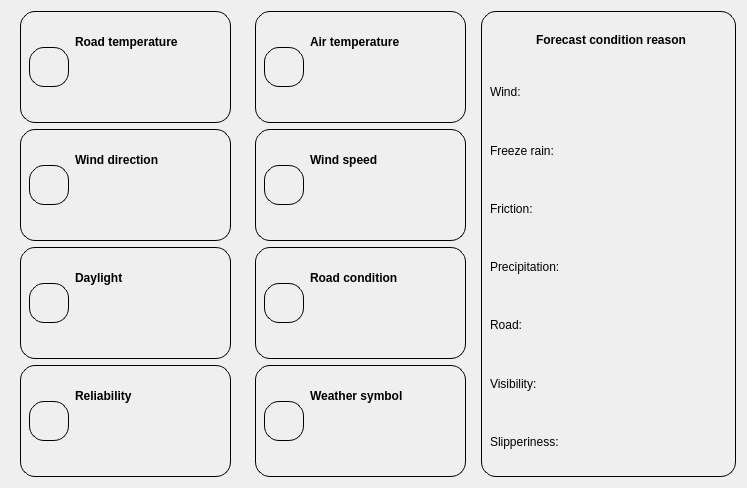
<?xml version="1.0" encoding="UTF-8"?>
<ui version="4.0">
 <class>ForecastCardWidget</class>
 <widget class="QWidget" name="ForecastCardWidget">
  <property name="geometry">
   <rect>
    <x>0</x>
    <y>0</y>
    <width>747</width>
    <height>488</height>
   </rect>
  </property>
  <property name="windowTitle">
   <string>Form</string>
  </property>
  <property name="styleSheet">
   <string notr="true"/>
  </property>
  <layout class="QVBoxLayout" name="verticalLayout_3" stretch="4">
   <item>
    <layout class="QHBoxLayout" name="forecastCardLayout" stretch="9,9,10">
     <item>
      <widget class="QFrame" name="leftColFrame">
       <layout class="QVBoxLayout" name="leftColLayout" stretch="0,0,0,0">
        <property name="topMargin">
         <number>0</number>
        </property>
        <property name="bottomMargin">
         <number>0</number>
        </property>
        <item>
         <widget class="QWidget" name="roadTempCard" native="true">
          <property name="styleSheet">
           <string notr="true">.QWidget {border: 1px solid black; border-radius: 15px} .QLabel {color: black;} .QFrame {border: none}</string>
          </property>
          <layout class="QGridLayout" name="roadTempGrid" columnstretch="1,5">
           <item row="0" column="1">
            <widget class="QLabel" name="roadTempLabel">
             <property name="styleSheet">
              <string notr="true">font-weight: 600;</string>
             </property>
             <property name="text">
              <string>Road temperature</string>
             </property>
             <property name="wordWrap">
              <bool>false</bool>
             </property>
            </widget>
           </item>
           <item row="1" column="1">
            <widget class="QLabel" name="roadTempValue">
             <property name="text">
              <string/>
             </property>
            </widget>
           </item>
           <item row="0" column="0" rowspan="2">
            <widget class="QWidget" name="roadTempLogo" native="true">
             <property name="minimumSize">
              <size>
               <width>40</width>
               <height>40</height>
              </size>
             </property>
             <property name="maximumSize">
              <size>
               <width>40</width>
               <height>40</height>
              </size>
             </property>
             <property name="styleSheet">
              <string notr="true">border-image: url(://MaterialDesignIcons/forecast_roadTemp.svg);</string>
             </property>
            </widget>
           </item>
          </layout>
         </widget>
        </item>
        <item>
         <widget class="QWidget" name="windDirCard" native="true">
          <property name="styleSheet">
           <string notr="true">.QWidget {border: 1px solid black; border-radius: 15px} .QLabel {color: black;} .QFrame {border: none}</string>
          </property>
          <layout class="QGridLayout" name="windDirGrid" columnstretch="1,5">
           <item row="0" column="1">
            <widget class="QLabel" name="windDirLabel">
             <property name="styleSheet">
              <string notr="true">font-weight: 600;</string>
             </property>
             <property name="text">
              <string>Wind direction</string>
             </property>
             <property name="wordWrap">
              <bool>false</bool>
             </property>
            </widget>
           </item>
           <item row="1" column="1">
            <widget class="QLabel" name="windDirValue">
             <property name="text">
              <string/>
             </property>
            </widget>
           </item>
           <item row="0" column="0" rowspan="2">
            <widget class="QWidget" name="windDirLogo" native="true">
             <property name="minimumSize">
              <size>
               <width>40</width>
               <height>40</height>
              </size>
             </property>
             <property name="maximumSize">
              <size>
               <width>40</width>
               <height>40</height>
              </size>
             </property>
             <property name="styleSheet">
              <string notr="true">border-image: url(://MaterialDesignIcons/forecast_windDir.svg);</string>
             </property>
            </widget>
           </item>
          </layout>
         </widget>
        </item>
        <item>
         <widget class="QWidget" name="daylightCard" native="true">
          <property name="styleSheet">
           <string notr="true">.QWidget {border: 1px solid black; border-radius: 15px} .QLabel {color: black;} .QFrame {border: none}</string>
          </property>
          <layout class="QGridLayout" name="daylightGrid" columnstretch="1,5">
           <item row="1" column="1">
            <widget class="QLabel" name="daylightValue">
             <property name="text">
              <string/>
             </property>
            </widget>
           </item>
           <item row="0" column="1">
            <widget class="QLabel" name="daylightLabel">
             <property name="styleSheet">
              <string notr="true">font-weight: 600;</string>
             </property>
             <property name="text">
              <string>Daylight</string>
             </property>
            </widget>
           </item>
           <item row="0" column="0" rowspan="2">
            <widget class="QWidget" name="daylightLogo" native="true">
             <property name="minimumSize">
              <size>
               <width>40</width>
               <height>40</height>
              </size>
             </property>
             <property name="maximumSize">
              <size>
               <width>40</width>
               <height>40</height>
              </size>
             </property>
             <property name="styleSheet">
              <string notr="true">border-image: url(://MaterialDesignIcons/forecast_daylight.svg);</string>
             </property>
            </widget>
           </item>
          </layout>
         </widget>
        </item>
        <item>
         <widget class="QWidget" name="reliabilityCard" native="true">
          <property name="styleSheet">
           <string notr="true">.QWidget {border: 1px solid black; border-radius: 15px} .QLabel {color: black;} .QFrame {border: none}</string>
          </property>
          <layout class="QGridLayout" name="reliabilityGrid" columnstretch="1,5">
           <item row="1" column="1">
            <widget class="QLabel" name="reliabilityValue">
             <property name="text">
              <string/>
             </property>
             <property name="wordWrap">
              <bool>false</bool>
             </property>
            </widget>
           </item>
           <item row="0" column="1">
            <widget class="QLabel" name="reliabilityLabel">
             <property name="styleSheet">
              <string notr="true">font-weight: 600;</string>
             </property>
             <property name="text">
              <string>Reliability</string>
             </property>
            </widget>
           </item>
           <item row="0" column="0" rowspan="2">
            <widget class="QWidget" name="reliabilityLogo" native="true">
             <property name="minimumSize">
              <size>
               <width>40</width>
               <height>40</height>
              </size>
             </property>
             <property name="maximumSize">
              <size>
               <width>40</width>
               <height>40</height>
              </size>
             </property>
             <property name="styleSheet">
              <string notr="true">border-image: url(://MaterialDesignIcons/forecast_reliable.svg);</string>
             </property>
            </widget>
           </item>
          </layout>
         </widget>
        </item>
       </layout>
      </widget>
     </item>
     <item>
      <widget class="QFrame" name="midColFrame">
       <layout class="QVBoxLayout" name="midColLayout" stretch="0,0,0,0">
        <property name="topMargin">
         <number>0</number>
        </property>
        <property name="bottomMargin">
         <number>0</number>
        </property>
        <item>
         <widget class="QWidget" name="airTempCard" native="true">
          <property name="styleSheet">
           <string notr="true">.QWidget {border: 1px solid black; border-radius: 15px} .QLabel {color: black;} .QFrame {border: none}</string>
          </property>
          <layout class="QGridLayout" name="airTempGrid" columnstretch="1,5">
           <item row="0" column="1">
            <widget class="QLabel" name="airTempLabel">
             <property name="styleSheet">
              <string notr="true">font-weight: 600;</string>
             </property>
             <property name="text">
              <string>Air temperature</string>
             </property>
             <property name="wordWrap">
              <bool>false</bool>
             </property>
            </widget>
           </item>
           <item row="1" column="1">
            <widget class="QLabel" name="airTempValue">
             <property name="text">
              <string/>
             </property>
            </widget>
           </item>
           <item row="0" column="0" rowspan="2">
            <widget class="QWidget" name="airTempLogo" native="true">
             <property name="minimumSize">
              <size>
               <width>40</width>
               <height>40</height>
              </size>
             </property>
             <property name="maximumSize">
              <size>
               <width>40</width>
               <height>40</height>
              </size>
             </property>
             <property name="styleSheet">
              <string notr="true">border-image: url(://MaterialDesignIcons/forecast_airTemp.svg);</string>
             </property>
            </widget>
           </item>
          </layout>
         </widget>
        </item>
        <item>
         <widget class="QWidget" name="windSpeedCard" native="true">
          <property name="styleSheet">
           <string notr="true">.QWidget {border: 1px solid black; border-radius: 15px} .QLabel {color: black;} .QFrame {border: none}</string>
          </property>
          <layout class="QGridLayout" name="windSpeedGrid" columnstretch="1,5">
           <item row="0" column="1">
            <widget class="QLabel" name="windSpeedLabel">
             <property name="styleSheet">
              <string notr="true">font-weight: 600;</string>
             </property>
             <property name="text">
              <string>Wind speed</string>
             </property>
             <property name="wordWrap">
              <bool>false</bool>
             </property>
            </widget>
           </item>
           <item row="1" column="1">
            <widget class="QLabel" name="windSpeedValue">
             <property name="text">
              <string/>
             </property>
            </widget>
           </item>
           <item row="0" column="0" rowspan="2">
            <widget class="QWidget" name="widget" native="true">
             <property name="minimumSize">
              <size>
               <width>40</width>
               <height>40</height>
              </size>
             </property>
             <property name="maximumSize">
              <size>
               <width>40</width>
               <height>40</height>
              </size>
             </property>
             <property name="styleSheet">
              <string notr="true">border-image: url(://MaterialDesignIcons/forecast_windSpeed.svg);</string>
             </property>
            </widget>
           </item>
          </layout>
         </widget>
        </item>
        <item>
         <widget class="QWidget" name="roadCondCard" native="true">
          <property name="styleSheet">
           <string notr="true">.QWidget {border: 1px solid black; border-radius: 15px} .QLabel {color: black;} .QFrame {border: none}</string>
          </property>
          <layout class="QGridLayout" name="roadCondGrid" columnstretch="1,5">
           <item row="0" column="1">
            <widget class="QLabel" name="roadCondLabel">
             <property name="styleSheet">
              <string notr="true">font-weight: 600;</string>
             </property>
             <property name="text">
              <string>Road condition</string>
             </property>
             <property name="wordWrap">
              <bool>false</bool>
             </property>
            </widget>
           </item>
           <item row="1" column="1">
            <widget class="QLabel" name="roadCondValue">
             <property name="text">
              <string/>
             </property>
             <property name="wordWrap">
              <bool>false</bool>
             </property>
            </widget>
           </item>
           <item row="0" column="0" rowspan="2">
            <widget class="QWidget" name="roadCondLogo" native="true">
             <property name="minimumSize">
              <size>
               <width>40</width>
               <height>40</height>
              </size>
             </property>
             <property name="maximumSize">
              <size>
               <width>40</width>
               <height>40</height>
              </size>
             </property>
             <property name="styleSheet">
              <string notr="true">border-image: url(://MaterialDesignIcons/forecast_roadCond.svg);</string>
             </property>
            </widget>
           </item>
          </layout>
         </widget>
        </item>
        <item>
         <widget class="QWidget" name="symbolCard" native="true">
          <property name="styleSheet">
           <string notr="true">.QWidget {border: 1px solid black; border-radius: 15px} .QLabel {color: black;} .QFrame {border: none}</string>
          </property>
          <layout class="QGridLayout" name="symbolGrid" columnstretch="1,5">
           <item row="0" column="1">
            <widget class="QLabel" name="symbolLabel">
             <property name="styleSheet">
              <string notr="true">font-weight: 600;</string>
             </property>
             <property name="text">
              <string>Weather symbol</string>
             </property>
             <property name="wordWrap">
              <bool>false</bool>
             </property>
            </widget>
           </item>
           <item row="1" column="1">
            <widget class="QLabel" name="symbolValue">
             <property name="text">
              <string/>
             </property>
            </widget>
           </item>
           <item row="0" column="0" rowspan="2">
            <widget class="QWidget" name="symbolLogo" native="true">
             <property name="minimumSize">
              <size>
               <width>40</width>
               <height>40</height>
              </size>
             </property>
             <property name="maximumSize">
              <size>
               <width>40</width>
               <height>40</height>
              </size>
             </property>
             <property name="styleSheet">
              <string notr="true">border-image: url(://MaterialDesignIcons/forecast_symbol.svg);</string>
             </property>
            </widget>
           </item>
          </layout>
         </widget>
        </item>
       </layout>
      </widget>
     </item>
     <item>
      <widget class="QWidget" name="forecastReasonCard" native="true">
       <property name="styleSheet">
        <string notr="true">.QWidget {border: 1px solid black; border-radius: 15px} .QLabel {color: black;} .QFrame {border: none}</string>
       </property>
       <layout class="QGridLayout" name="forecastReasonLayout">
        <item row="2" column="0">
         <widget class="QFrame" name="reasonLogo">
          <property name="minimumSize">
           <size>
            <width>40</width>
            <height>40</height>
           </size>
          </property>
          <property name="maximumSize">
           <size>
            <width>40</width>
            <height>40</height>
           </size>
          </property>
          <property name="styleSheet">
           <string notr="true">border-image: url(://MaterialDesignIcons/forecast_reason.svg);</string>
          </property>
          <property name="frameShape">
           <enum>QFrame::StyledPanel</enum>
          </property>
          <property name="frameShadow">
           <enum>QFrame::Raised</enum>
          </property>
         </widget>
        </item>
        <item row="3" column="0" colspan="3">
         <widget class="QWidget" name="windWidget" native="true">
          <property name="styleSheet">
           <string notr="true">border: none;</string>
          </property>
          <layout class="QHBoxLayout" name="windReasonLayout">
           <property name="leftMargin">
            <number>0</number>
           </property>
           <property name="topMargin">
            <number>0</number>
           </property>
           <property name="rightMargin">
            <number>0</number>
           </property>
           <property name="bottomMargin">
            <number>0</number>
           </property>
           <item>
            <widget class="QLabel" name="windLabel">
             <property name="text">
              <string>Wind:</string>
             </property>
            </widget>
           </item>
           <item>
            <widget class="QLabel" name="windReasonValue">
             <property name="text">
              <string/>
             </property>
             <property name="wordWrap">
              <bool>true</bool>
             </property>
            </widget>
           </item>
          </layout>
         </widget>
        </item>
        <item row="2" column="1" colspan="2">
         <widget class="QLabel" name="reasonLabel">
          <property name="styleSheet">
           <string notr="true">font-weight: 600;</string>
          </property>
          <property name="text">
           <string>Forecast condition reason</string>
          </property>
          <property name="wordWrap">
           <bool>false</bool>
          </property>
         </widget>
        </item>
        <item row="4" column="0" colspan="3">
         <widget class="QWidget" name="freezeRainWidget" native="true">
          <property name="styleSheet">
           <string notr="true">border: none;</string>
          </property>
          <layout class="QHBoxLayout" name="freezeRainLayout">
           <property name="leftMargin">
            <number>0</number>
           </property>
           <property name="topMargin">
            <number>0</number>
           </property>
           <property name="rightMargin">
            <number>0</number>
           </property>
           <property name="bottomMargin">
            <number>0</number>
           </property>
           <item>
            <widget class="QLabel" name="freezeRainLabel">
             <property name="text">
              <string>Freeze rain:</string>
             </property>
            </widget>
           </item>
           <item>
            <widget class="QLabel" name="freezeRainValue">
             <property name="text">
              <string/>
             </property>
             <property name="wordWrap">
              <bool>true</bool>
             </property>
            </widget>
           </item>
          </layout>
         </widget>
        </item>
        <item row="5" column="0" colspan="3">
         <widget class="QWidget" name="frictionWidget" native="true">
          <property name="styleSheet">
           <string notr="true">border: none;</string>
          </property>
          <layout class="QHBoxLayout" name="frictionLayout">
           <property name="leftMargin">
            <number>0</number>
           </property>
           <property name="topMargin">
            <number>0</number>
           </property>
           <property name="rightMargin">
            <number>0</number>
           </property>
           <property name="bottomMargin">
            <number>0</number>
           </property>
           <item>
            <widget class="QLabel" name="frictionLabel">
             <property name="text">
              <string>Friction:</string>
             </property>
            </widget>
           </item>
           <item>
            <widget class="QLabel" name="frictionValue">
             <property name="text">
              <string/>
             </property>
             <property name="wordWrap">
              <bool>true</bool>
             </property>
            </widget>
           </item>
          </layout>
         </widget>
        </item>
        <item row="6" column="0" colspan="3">
         <widget class="QWidget" name="precipitationWidget" native="true">
          <property name="styleSheet">
           <string notr="true">border: none;</string>
          </property>
          <layout class="QHBoxLayout" name="precipitationLayout">
           <property name="leftMargin">
            <number>0</number>
           </property>
           <property name="topMargin">
            <number>0</number>
           </property>
           <property name="rightMargin">
            <number>0</number>
           </property>
           <property name="bottomMargin">
            <number>0</number>
           </property>
           <item>
            <widget class="QLabel" name="precipitationLabel">
             <property name="text">
              <string>Precipitation:</string>
             </property>
            </widget>
           </item>
           <item>
            <widget class="QLabel" name="precipitationValue">
             <property name="text">
              <string/>
             </property>
             <property name="alignment">
              <set>Qt::AlignLeading|Qt::AlignLeft|Qt::AlignVCenter</set>
             </property>
             <property name="wordWrap">
              <bool>true</bool>
             </property>
            </widget>
           </item>
          </layout>
         </widget>
        </item>
        <item row="7" column="0" colspan="3">
         <widget class="QWidget" name="roadWidget" native="true">
          <property name="styleSheet">
           <string notr="true">border: none;</string>
          </property>
          <layout class="QHBoxLayout" name="roadLayout">
           <property name="leftMargin">
            <number>0</number>
           </property>
           <property name="topMargin">
            <number>0</number>
           </property>
           <property name="rightMargin">
            <number>0</number>
           </property>
           <property name="bottomMargin">
            <number>0</number>
           </property>
           <item>
            <widget class="QLabel" name="roadLabel">
             <property name="text">
              <string>Road:</string>
             </property>
            </widget>
           </item>
           <item>
            <widget class="QLabel" name="roadValue">
             <property name="text">
              <string/>
             </property>
             <property name="wordWrap">
              <bool>true</bool>
             </property>
            </widget>
           </item>
          </layout>
         </widget>
        </item>
        <item row="8" column="0" colspan="3">
         <widget class="QWidget" name="visibilityWidget" native="true">
          <property name="styleSheet">
           <string notr="true">border: none;</string>
          </property>
          <layout class="QHBoxLayout" name="visibilityLayout">
           <property name="leftMargin">
            <number>0</number>
           </property>
           <property name="topMargin">
            <number>0</number>
           </property>
           <property name="rightMargin">
            <number>0</number>
           </property>
           <property name="bottomMargin">
            <number>0</number>
           </property>
           <item>
            <widget class="QLabel" name="visibilityLabel">
             <property name="text">
              <string>Visibility:</string>
             </property>
            </widget>
           </item>
           <item>
            <widget class="QLabel" name="visibilityValue">
             <property name="text">
              <string/>
             </property>
             <property name="wordWrap">
              <bool>true</bool>
             </property>
            </widget>
           </item>
          </layout>
         </widget>
        </item>
        <item row="9" column="0" colspan="3">
         <widget class="QWidget" name="slipperinessWidget" native="true">
          <property name="styleSheet">
           <string notr="true">border: none;</string>
          </property>
          <layout class="QHBoxLayout" name="slipperinessLayout">
           <property name="leftMargin">
            <number>0</number>
           </property>
           <property name="topMargin">
            <number>0</number>
           </property>
           <property name="rightMargin">
            <number>0</number>
           </property>
           <property name="bottomMargin">
            <number>0</number>
           </property>
           <item>
            <widget class="QLabel" name="slipperinessLabel">
             <property name="text">
              <string>Slipperiness:</string>
             </property>
            </widget>
           </item>
           <item>
            <widget class="QLabel" name="slipperinessValue">
             <property name="text">
              <string/>
             </property>
             <property name="wordWrap">
              <bool>true</bool>
             </property>
            </widget>
           </item>
          </layout>
         </widget>
        </item>
       </layout>
      </widget>
     </item>
    </layout>
   </item>
  </layout>
 </widget>
 <resources/>
 <connections/>
</ui>
